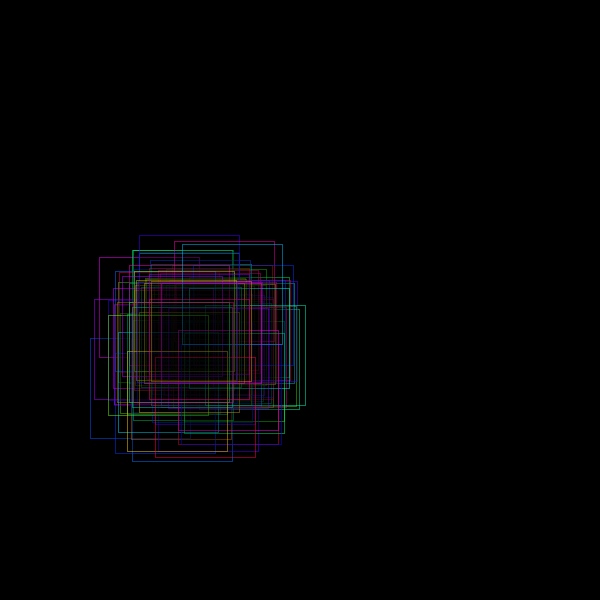
Frame 1 (no input)
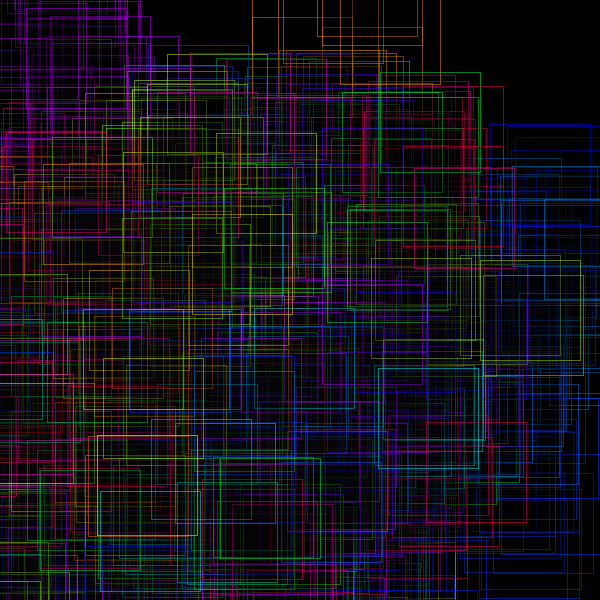
Frame 60 (the mouse pressed at the canvas centre just before this capture)
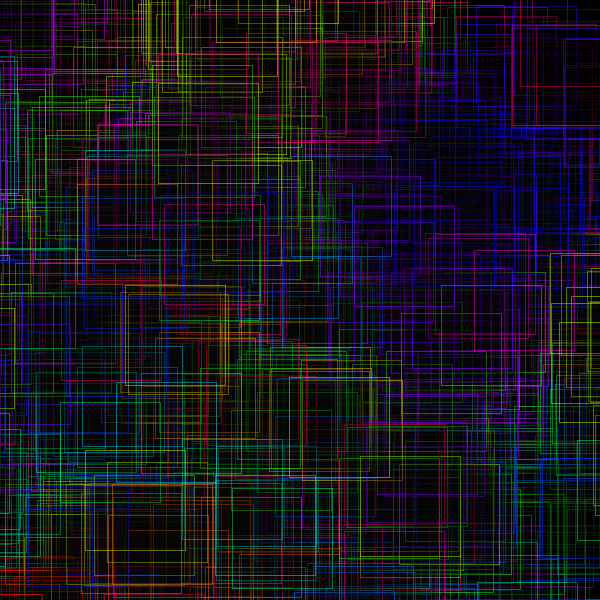
Frame 120 (the mouse held since frame 60 and released just before this capture)

The Processing sketch that drew these frames (run headless with seeded random() and noise(); from frame 60 on, the mouse is pressed at the canvas centre):

// Processing sketch: processing_12254
// ── processing_12254.pde

//code based on http://www.openprocessing.org/visuals/?visualID=11377

RandomMovement circle[] = new RandomMovement[100];  

void setup() {  
  size(600, 600);  
  colorMode(HSB, 100);  
  background(100,0,0); 
  noStroke();  
  smooth();  

  for (int i = 0; i < circle.length; i++ ) {  
      circle[i] = new RandomMovement(width/4 + int(random(-30, 30)), height/2 + int(random(-30, 30)),   
      3, int(random(100)));  
  }  
}  

void draw() {
  for (int i = 0; i < circle.length; i++ ) {  
    circle[i].move();  
    circle[i].display();    
} 
  }  

  class RandomMovement {  
  float x;  
  float y;  
  int diameter, myFillColor;  
  float speed = 2;  

RandomMovement(float tempX, float tempY, int tempDiameter, int fillColor) {  
    x = tempX;  
    y = tempY;  
    myFillColor = fillColor;  
    diameter = tempDiameter;  
  }  

  void move() {  
    x += random(-speed*20, speed*20);  
    y += random(-speed*20, speed*20);  
  }  

void display() {  
  fill(0,0,0,10);  
  rect (x, y, 100,100);
  stroke (myFillColor,100,100);  
  strokeWeight (0.5);
}   
} 




   
